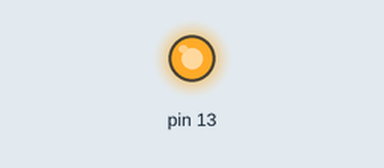
Bench run of a sketch on a simulated Arduino Uno, built with avr-gcc and run on an emulated ATmega328P. On the bench: output pins drawn as LEDs (lit = HIGH). What the sketch prints to the serial monitor is not drawn.

Above: at 0.5 s.
At 5.5 s:
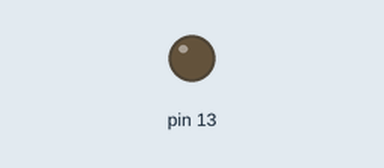
Timing chart, 0 to 13.0 s (numbered marks = the images above):
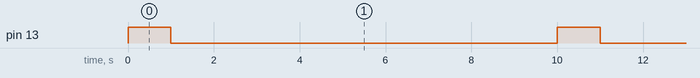

The sketch:

json_tpms.ino
```cpp
void setup() {
   pinMode(13, OUTPUT);
   Serial.begin(9600);
}

void loop() {
  Serial.println("{\"id\":\"0000000001\",\"pr\":115,\"tp\":24.5,\"ba\":3.10}");
  digitalWrite(13, HIGH);
  delay(1000);
  digitalWrite(13, LOW);
  delay(9000);
  Serial.println("{\"id\":\"0000000001\",\"pr\":127,\"tp\":22.0,\"ba\":2.95}");
  digitalWrite(13, HIGH);
  delay(1000);
  digitalWrite(13, LOW);
  delay(9000);
}
```

Measured:
- by itself, pin 13: alternates HIGH for 1.0 s and LOW for 9.0 s
